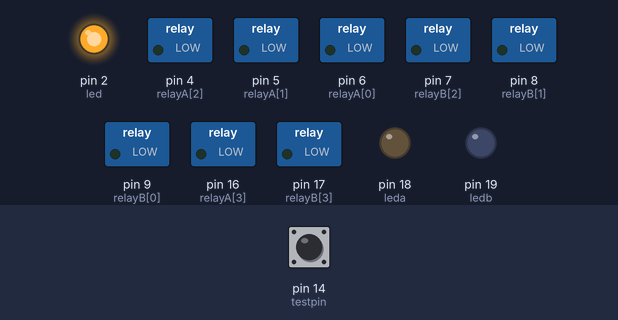
This sketch was run on a simulated Arduino Uno, built with avr-gcc and run on an emulated ATmega328P. On the bench: switched loads named in the sketch (green lamp = pin HIGH), output pins drawn as LEDs (lit = HIGH). Inputs (shaded band) come from the test bench; at power-on: pin 14 (testpin) HIGH. What the sketch prints to the serial monitor is not drawn.

Above: at 0.1 s.
At 2.1 s:
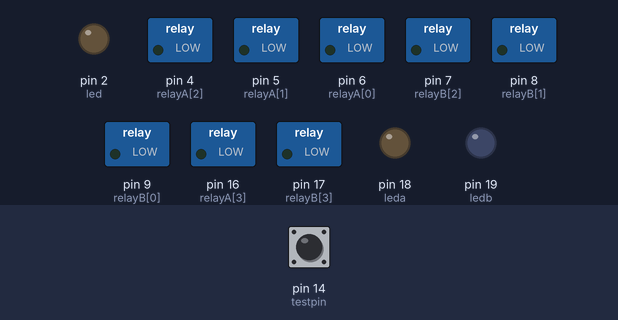
Timing chart, 0 to 3.6 s (numbered marks = the images above):
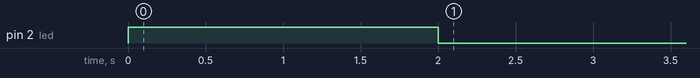

The sketch:

sketch_nov24a.ino
```cpp
const int SD_CS = 10;// big c high v power w/ test pin
unsigned long currentmillis = 0;
unsigned long headmillis = 0;
unsigned long a1on, a2on, a3on, b1on, b2on, b3on, a1off, a2off, a3off, b1off, b2off, b3off = 0;
byte a1, a2, a3, b1, b2, b3, start, ssrta, ssrtb = 0;
byte charget=100;//充電次數
int circletime = 500; // verson.1 was 150 + 50
int chargecircletime = 5; //ondelay+offdelay
int a1ondelay = 0, a1offdelay = 0;
int a2time = 450, a3time = 44; //a3time must<(circletime-a2time) or will break the circletime
int a4time = 2, delaytime = 2000; //new 2 channel big C's relay for Vinb
double utctime, TWtime[5], gpstime;
word utc = 8;
String logdata, logFileName;
int msgType, j = 0;

//power relay
//int relay[] = {16, 17, 4}; // set relay pin,power pin,M pin
int relayA[] = {6, 5, 4, 16}; // set relay pin,power pin,M pin
int relayB[] = {9, 8, 7, 17}; // set relay pin,power pin,M pin
int r[] = {0, 1, 2, 3, 0, 1, 2, 3};
const int led = 2, buttonpin = 3, testpin = 14, testled = 15, leda = 18, ledb = 19;

void setup()
{
  a1ondelay = chargecircletime * 4 / 5;
  a1offdelay = chargecircletime / 5;
  Serial.begin(19200);
  pinMode(relayA[0], OUTPUT);
  digitalWrite(relayA[0], LOW);
  pinMode(relayA[1], OUTPUT);
  digitalWrite(relayA[1], LOW);
  pinMode(relayA[2], OUTPUT);
  digitalWrite(relayA[2], LOW);
  pinMode(relayA[3], OUTPUT);
  digitalWrite(relayA[3], LOW);
  pinMode(relayB[0], OUTPUT);
  digitalWrite(relayB[0], LOW);
  pinMode(relayB[1], OUTPUT);
  digitalWrite(relayB[1], LOW);
  pinMode(relayB[2], OUTPUT);
  digitalWrite(relayB[2], LOW);
  pinMode(relayB[3], OUTPUT);
  digitalWrite(relayB[3], LOW);
  pinMode(buttonpin, INPUT_PULLUP);
  pinMode(testpin, INPUT_PULLUP);

  pinMode(leda, OUTPUT);
  pinMode(ledb, OUTPUT);
  pinMode(led, OUTPUT);
  digitalWrite(led, HIGH);
  delay(2000);
  digitalWrite(led, LOW);
  delay(1000);

  headmillis = millis();
}


void loop() {
  gpstime=digitalRead(testpin);
  Serial.println(gpstime);
  delay(5);
  }
```
